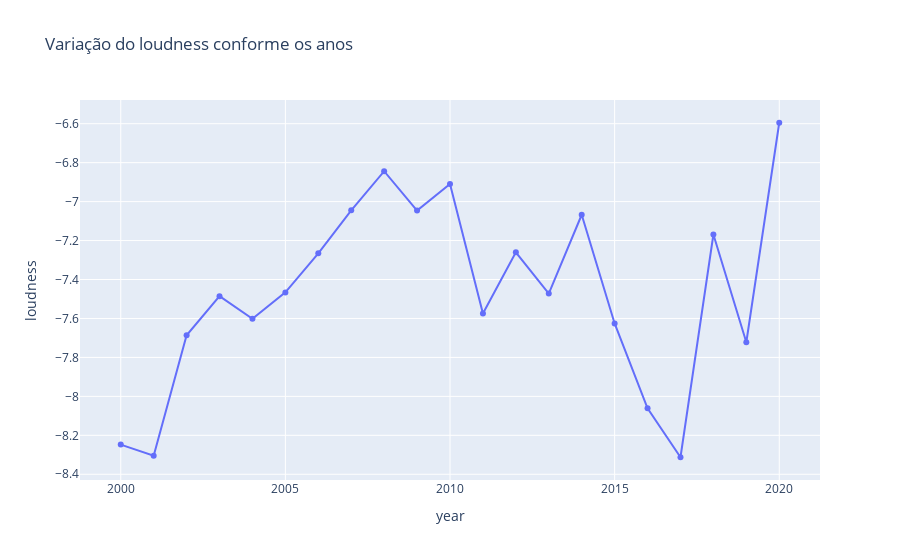

Here is the notebook cell this chart was saved with:
### Code cell
import plotly.express as px

fig = px.line(data_years, x="year", y="loudness", markers= True, title='Variação do loudness conforme os anos')
fig.show()

### Figure 1 — Plotly figure (JSON) as saved in the notebook; plotly's stock layout.template omitted (floating-point values rounded to 4 significant figures)
{"data": [{"hovertemplate": "year=%{x}<br>loudness=%{y}<extra></extra>", "legendgroup": "", "line": {"color": "#636efa", "dash": "solid"}, "marker": {"symbol": "circle"}, "mode": "lines+markers", "name": "", "orientation": "v", "showlegend": false, "type": "scatter", "x": [2000, 2001, 2002, 2003, 2004, 2005, 2006, 2007, 2008, 2009, 2010, 2011, 2012, 2013, 2014, 2015, 2016, 2017, 2018, 2019, 2020], "xaxis": "x", "y": [-8.248, -8.305, -7.687, -7.486, -7.602, -7.466, -7.266, -7.045, -6.844, -7.046, -6.91, -7.575, -7.261, -7.472, -7.067, -7.626, -8.061, -8.313, -7.169, -7.722, -6.595], "yaxis": "y"}], "layout": {"legend": {"tracegroupgap": 0}, "title": {"text": "Variação do loudness conforme os anos"}, "xaxis": {"anchor": "y", "domain": [0, 1], "title": {"text": "year"}}, "yaxis": {"anchor": "x", "domain": [0, 1], "title": {"text": "loudness"}}}}
